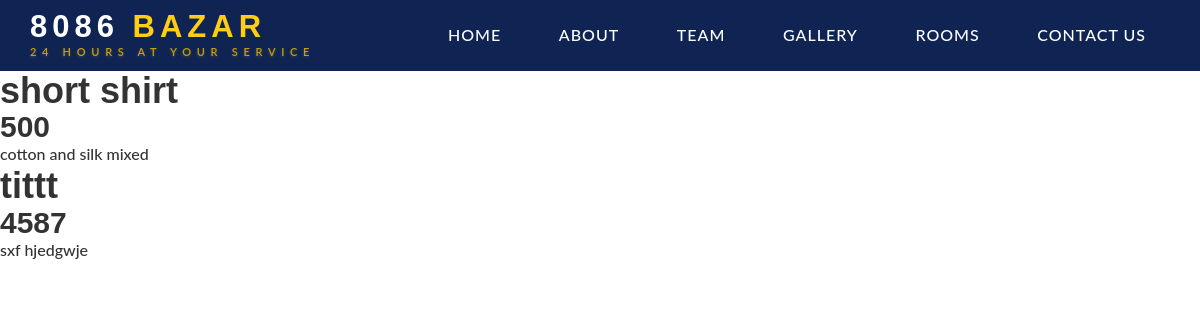
Before: / with the older database file.
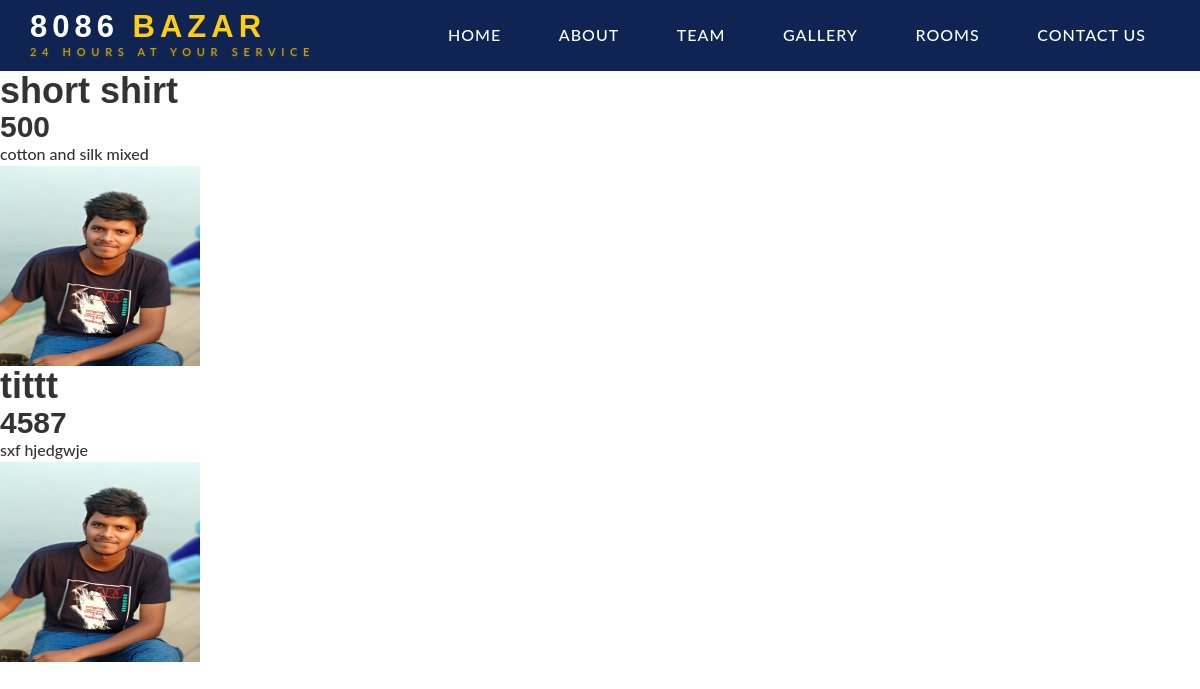
After: the same page with the newer database file.
### products/models.py (models this page shows, shortened)
class Products_list(models.Model):
    title = models.CharField(max_length=120)
    price = models.CharField(max_length=120)
    description = models.CharField(max_length=220)
    image = models.FileField(upload_to='products/', null=True, blank=True)

### products/views.py (the view)
# urls.py: 2. Add a URL to urlpatterns:  url(r'^$', views.home, name='home')
def home(request):
    x = Products_list.objects.all()
    return render(request,'home.html', {'x': x})

### products/templates/home.html (shortened to what this page needs)
{% load static %}
<!DOCTYPE html>
<html lang="en">
<head>
<link href="{% static 'css/bootstrap.css' %}" rel="stylesheet" type="text/css" media="all" />
<link href="{% static 'css/font-awesome.css' %}" rel="stylesheet">
<link rel="stylesheet" href="{% static 'css/chocolat.css' %}" type="text/css" media="screen">
<link href="{% static 'css/easy-responsive-tabs.css' %}" rel='stylesheet' type='text/css'/>
<link rel="stylesheet" href="{% static 'css/flexslider.css' %}" type="text/css" media="screen" property="" />
<link rel="stylesheet" href="{% static 'css/jquery-ui.css' %}" />
<link href="{% static 'css/style.css' %}" rel="stylesheet" type="text/css" media="all" />
</head>
<body>
	<div class="w3_navigation">
		<div class="container">
			<nav class="navbar navbar-default">
				<div class="navbar-header navbar-left">
					<h1><a class="navbar-brand" href="index.html">8086 <span>Bazar</span><p class="logo_w3l_agile_caption">24 hours at your service</p></a></h1>
				</div>
				<div class="collapse navbar-collapse navbar-right">
					<nav class="menu menu--iris">
						<ul class="nav navbar-nav menu__list">
							<li class="menu__item menu__item--current"><a href="index.html" >Home</a></li>
							<li class="menu__item"><a href="#about" >About</a></li>
							<li class="menu__item"><a href="#team" >Team</a></li>
							<li class="menu__item"><a href="#gallery" >Gallery</a></li>
							<li class="menu__item"><a href="#rooms">Rooms</a></li>
							<li class="menu__item"><a href="#contact" >Contact Us</a></li>
						</ul>
					</nav>
				</div>
			</nav>
		</div>
    </div>
    {% for y in x  %}
    <div>
        <h1>{{ y.title }}</h1>
        <h2>{{ y.price }}</h2>
		<p>{{ y.description }}</p>
		{% if y.image %}
		<img src="{{y.image.url}}" alt="image loading problem" width="200px" height="200px">
		{% endif %}
    </div>
    {% endfor  %}
</body>
</html>

### products/static/css/chocolat.css (style rules this page uses)
body { margin:0; padding:0; }

### products/static/css/easy-responsive-tabs.css (style rules this page uses)
body { margin: 0px; padding: 0px; background: #f5f5f5; font-weight: 500; }
ul.resp-tabs-list, p { margin: 0px; padding: 0px; }

### products/static/css/style.css (style rules this page uses)
html, body { margin:0; font-size: 100%; font-family: 'Lato', sans-serif; background: #fff; }
body a { text-decoration:none; transition:0.5s all; -webkit-transition:0.5s all; -moz-transition:0.5s all; -o-transition:0.5s all; -ms-transition:0.5s all; }
h1,h2,h3,h4,h5,h6 { margin:0; font-family: 'Federo', sans-serif; font-weight: 600; }
p { margin:0; }
ul { margin:0; padding:0; }
.w3_navigation { background: #0f2453 ; }
.navbar-default { background: none; border: none; }
.navbar { margin-bottom: 0; }
.navbar-collapse { padding: 0; }
.navbar-right { margin-right: 0; }
.navbar-default .navbar-nav > li > a { font-weight: 500; letter-spacing: 1px; }
.navbar-nav > li > a { margin: 0; padding:0 1.5em; text-transform: uppercase; }
nav.navbar.navbar-default { background: none; padding: .9em 0 .4em 0; }
.navbar-default .navbar-nav > li > a { color: #fff; }
.navbar-default .navbar-brand,.navbar-default .navbar-brand:hover, .navbar-default .navbar-brand:focus { color: #fff; }
.navbar-brand { padding: 0; font-size: 31px; text-transform: uppercase; letter-spacing: 5px; line-height: 25px; position: relative; font-weight: bold; }
.navbar-brand span { color: #ffce14; }
p.logo_w3l_agile_caption { text-transform: uppercase; letter-spacing: 5.7px; font-size: 11px; color: #c79f07; text-shadow: 0px 1px 3px #454a47; font-family: 'Lato', sans-serif; font-weight: 600; }
.menu__list { position: relative; margin: 0.69em 0 0; }
.menu__item { display: block; margin: 1em 0; }
.menu--iris .menu__item { margin:0 0.3em; }
li.menu__item:nth-child(6) { margin-right: 0; }

Changed rows visible on the page:
changed Products_list "short shirt": image: picture added
changed Products_list "tittt": image: picture added
